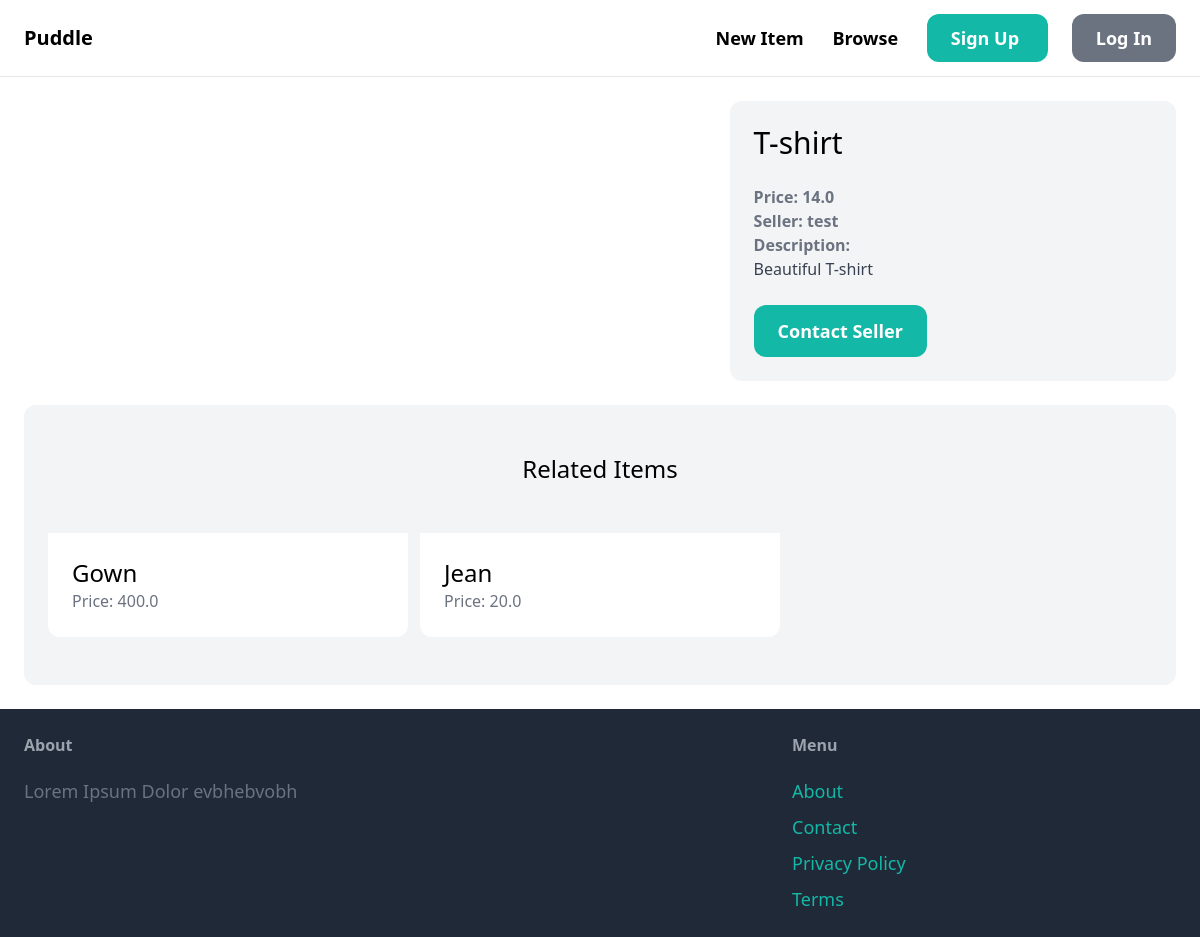
Page /items/1/ on the committed database.
### item/models.py (models this page shows, shortened)
class Item(models.Model):
	category = models.ForeignKey(Category, related_name='items', on_delete=models.CASCADE)
	name = models.CharField(max_length=255)
	description = models.TextField(blank=True, null=True)
	price = models.FloatField()
	image = models.ImageField(upload_to='item_images', blank=True, null=True)
	is_sold = models.BooleanField(default=False)
	created_by = models.ForeignKey(User, related_name='items', on_delete=models.CASCADE)
	created_at = models.DateTimeField(auto_now_add=True)

### item/views.py (the view)
# urls.py: path('<str:pk>/', views.detail, name='detail'),
def detail(request, pk):
	items = get_object_or_404(Item, pk=pk)
	related_items = Item.objects.filter(category=items.category, is_sold=False).exclude(pk=pk)[0:3]
	context = {
		'item': items,
		'related_items': related_items,
	}
	return render(request, 'item/detail.html', context)

### item/templates/item/detail.html (shortened to what this page needs)
{% extends 'core/base.html' %}
{% block content %}
    <div class="grid grid-cols-5 gap-6">
        <div class="col-span-3">
        </div>
        <div class="col-span-2 p-6 bg-gray-100 rounded-xl">
            <h1 class="mb-6 text-3xl">{{ item.name }}</h1>
            <p class="text-gray-500"><strong>Price: {{ item.price }}</strong></p>
            <p class="text-gray-500"><strong>Seller: {{ item.created_by.username }}</strong></p>
            {% if item.description %}
                <p class="text-gray-700">
                    <strong class="text-gray-500"> Description: </strong><br>
                    {{ item.description }}
                </p>
            {% endif %}
            <a href="#" class="inline-block mt-6 px-6 py-3 text-lg font-semibold bg-teal-500 text-white rounded-xl hover:bf-teal-700"> Contact Seller</a>
        </div>
    </div>
        <div class="mt-6 px-6 py-12 bg-gray-100 rounded-xl">
                <h2 class="mb-12 text-2xl text-center">
                        Related Items
                </h2>
                <div class="grid grid-cols-3 gap-3">
                        {% for item in related_items %}
                                <div>
                                        <a href="{% url 'detail' item.id %}">
                                                <div class="p-6 bg-white rounded-b-xl">
                                                        <h2 class="text-2xl">{{ item.name }}</h2>
                                                        <p class="text-gray-500">Price: {{ item.price }}</p>
                                                </div>
                                        </a>
                                </div>
                        {% endfor %}
                </div>
        </div>
{% endblock content %}

### rows in the picture
Item: name "T-shirt", price "14.0", created_by.username "test", description "Beautiful T-shirt"
Item: name "Gown", price "400.0"
Item: name "Jean", price "20.0"
